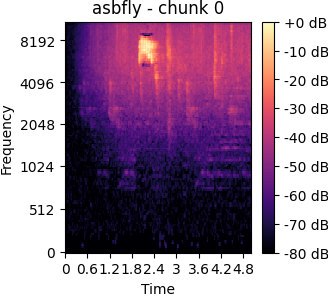
#> input picture spectrograms_binary/asbfly/XC134896 (1)_chunk0.png, 328 x 296 px; its folder holds 4 pictures in this run
$ python model.py
#> lines starting #> are read from the running program, lines starting #| are printed output that depends on the picture
import os
import cv2
import numpy as np
from sklearn.model_selection import train_test_split
from sklearn.neural_network import MLPClassifier
from sklearn.metrics import accuracy_score, confusion_matrix
from sklearn.preprocessing import StandardScaler

# ----------------------------
# CONFIG
# ----------------------------
IMG_SIZE = 128  # resize all images to this size

birdA_path = "spectrograms_binary/asbfly"
birdB_path = "spectrograms_binary/brnhao"

# ----------------------------
# LOAD IMAGES
# ----------------------------
def load_images(folder, label):
#> called with folder = 'spectrograms_binary/asbfly', label = 0
    data = []
    labels = []

    for file in os.listdir(folder):
        path = os.path.join(folder, file)

        if not file.lower().endswith((".png", ".jpg", ".jpeg")):
            continue

        img = cv2.imread(path, cv2.IMREAD_GRAYSCALE)
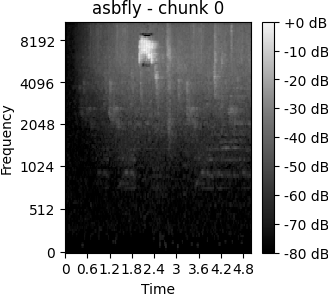
#> img: shape (296, 328); min 0, max 255, mean 148.2

        if img is None:
            continue

        img = cv2.resize(img, (IMG_SIZE, IMG_SIZE))
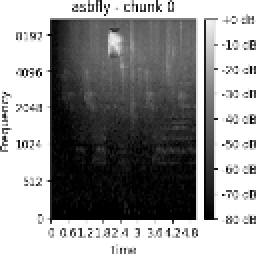
#> img: shape (128, 128) (shown 2 times larger); min 0, max 255, mean 148.2
        img = img.flatten()  # convert to 1D
#> img = 16384 values, max 255 at index 0, min 0 at index 6810, mean 148.2

        data.append(img)
        labels.append(label)
#> pass 2 of the loop in load_images, `for file in os.listdir(folder):`:
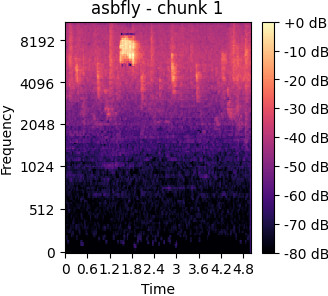
#> input picture spectrograms_binary/asbfly/XC134896 (1)_chunk1.png, 328 x 296 px
#> in load_images, `img = cv2.imread(path, cv2.IMREAD_GRAYSCALE)`:
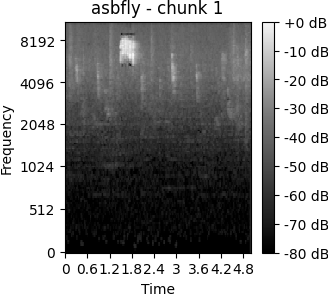
#> img: shape (296, 328); min 0, max 255, mean 152.3
#> in load_images, `img = cv2.resize(img, (IMG_SIZE, IMG_SIZE))`:
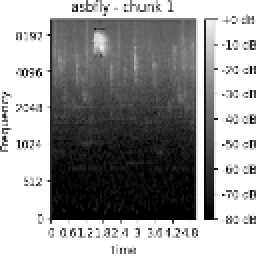
#> img: shape (128, 128) (shown 2 times larger); min 0, max 255, mean 152.4
#> in load_images, `img = img.flatten()`: img = 16384 values, max 255 at index 0, min 0 at index 9380, mean 152.4
#> pass 3 of the loop in load_images, `for file in os.listdir(folder):`:
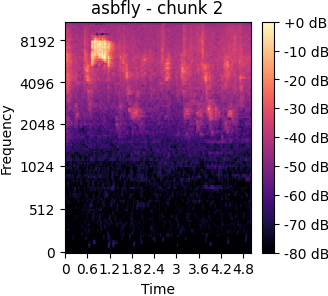
#> input picture spectrograms_binary/asbfly/XC134896 (1)_chunk2.png, 328 x 296 px
#> in load_images, `img = cv2.imread(path, cv2.IMREAD_GRAYSCALE)`:
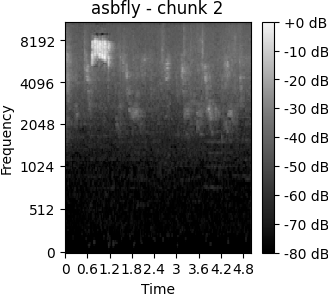
#> img: shape (296, 328); min 0, max 255, mean 150.2
#> in load_images, `img = cv2.resize(img, (IMG_SIZE, IMG_SIZE))`:
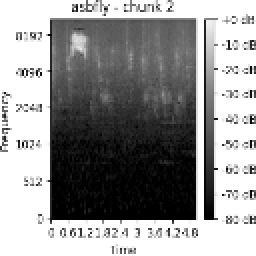
#> img: shape (128, 128) (shown 2 times larger); min 0, max 255, mean 150.3
#> in load_images, `img = img.flatten()`: img = 16384 values, max 255 at index 0, min 0 at index 9120, mean 150.3
#> the loop made 4 passes; the first 3 are shown

    return data, labels


print("📂 Loading data...")

X1, y1 = load_images(birdA_path, 0)  # Bird A
X2, y2 = load_images(birdB_path, 1)  # Bird B
#> (the run stopped early here; a loop or call above may not have finished)
